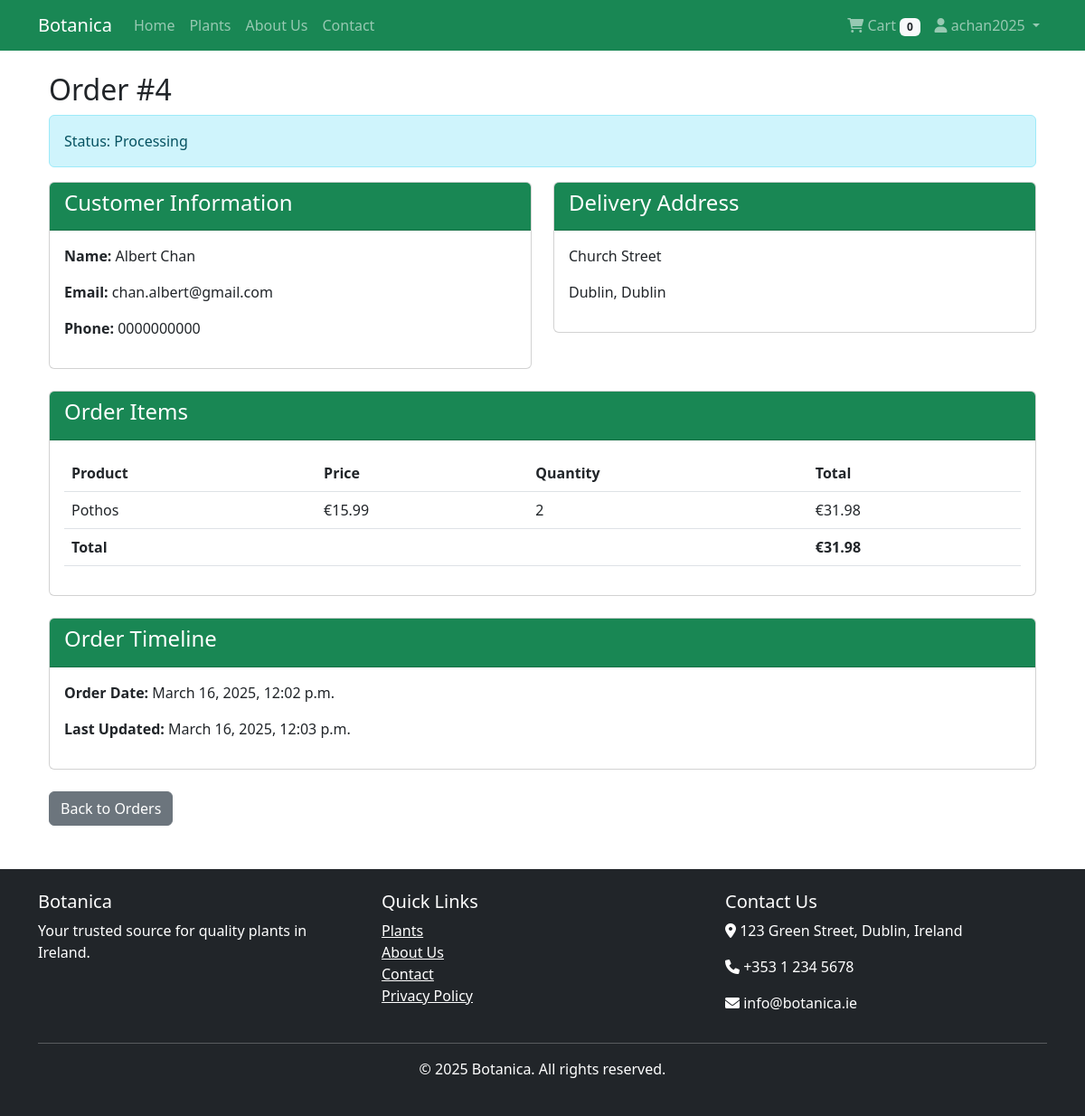
Screenshot of /orders/detail/4/ (signed in) with the database file from the repository.
### orders/models.py (models this page shows, shortened)
class Order(models.Model):
    STATUS_CHOICES = [
        ('pending', 'Pending'),
        ('processing', 'Processing'),
        ('shipped', 'Shipped'),
        ('delivered', 'Delivered'),
        ('cancelled', 'Cancelled'),
    ]
    COUNTY_CHOICES = [
        ('antrim', 'Antrim'),
        ('armagh', 'Armagh'),
        ('carlow', 'Carlow'),
        ('cavan', 'Cavan'),
        ('clare', 'Clare'),
        ('cork', 'Cork'),
        ('derry', 'Derry'),
        ('donegal', 'Donegal'),
        ('down', 'Down'),
        ('dublin', 'Dublin'),
        ('fermanagh', 'Fermanagh'),
        ('galway', 'Galway'),
        ('kerry', 'Kerry'),
        ('kildare', 'Kildare'),
        ('kilkenny', 'Kilkenny'),
        ('laois', 'Laois'),
        ('leitrim', 'Leitrim'),
        ('limerick', 'Limerick'),
        ('longford', 'Longford'),
        ('louth', 'Louth'),
        ('mayo', 'Mayo'),
        ('meath', 'Meath'),
        ('monaghan', 'Monaghan'),
        ('offaly', 'Offaly'),
        ('roscommon', 'Roscommon'),
        ('sligo', 'Sligo'),
        ('tipperary', 'Tipperary'),
        ('tyrone', 'Tyrone'),
        ('waterford', 'Waterford'),
        ('westmeath', 'Westmeath'),
        ('wexford', 'Wexford'),
        ('wicklow', 'Wicklow'),
    ]
    user = models.ForeignKey(User, on_delete=models.SET_NULL, null=True, blank=True)
    first_name = models.CharField(max_length=100)
    last_name = models.CharField(max_length=100)
    email = models.EmailField()
    phone = models.CharField(max_length=20)
    address_line1 = models.CharField(max_length=250)
    address_line2 = models.CharField(max_length=250, blank=True)
    town_or_city = models.CharField(max_length=100)
    county = models.CharField(max_length=50, choices=COUNTY_CHOICES)
    eircode = models.CharField(max_length=8, blank=True)
    created = models.DateTimeField(auto_now_add=True)
    updated = models.DateTimeField(auto_now=True)
    status = models.CharField(max_length=20, choices=STATUS_CHOICES, default='pending')
    total_price = models.DecimalField(max_digits=10, decimal_places=2)
    class Meta:
        ordering = ['-created']

class OrderItem(models.Model):
    order = models.ForeignKey(Order, related_name='items', on_delete=models.CASCADE)
    plant = models.ForeignKey(Plant, on_delete=models.CASCADE)
    price = models.DecimalField(max_digits=10, decimal_places=2)
    quantity = models.PositiveIntegerField(default=1)
    def get_total_price(self):
        return self.price * self.quantity

### products/models.py (models this page shows, shortened)
class Plant(models.Model):
    DIFFICULTY_CHOICES = (
        ('easy', 'Easy'),
        ('medium', 'Medium'),
        ('hard', 'Hard'),
    )
    name = models.CharField(max_length=100)
    category = models.ForeignKey(Category, on_delete=models.CASCADE, related_name='plants')
    price = models.DecimalField(max_digits=10, decimal_places=2)
    description = models.TextField()
    care_instructions = models.TextField(blank=True)
    difficulty = models.CharField(max_length=10, choices=DIFFICULTY_CHOICES, default='medium')
    image = models.ImageField(upload_to='plants/', blank=True)
    stock = models.PositiveIntegerField(default=0)
    available = models.BooleanField(default=True)
    created = models.DateTimeField(auto_now_add=True)
    updated = models.DateTimeField(auto_now=True)

### orders/views.py (the view)
# urls.py: path('detail/<int:order_id>/', views.order_detail, name='order_detail'),
@login_required
def order_detail(request, order_id):
    order = get_object_or_404(Order, id=order_id)
    if order.user != request.user and not request.user.is_staff:
        messages.error(request, "You don't have permission to view this order.")
        return redirect('accounts:dashboard')
    return render(request, 'orders/detail.html', {
        'order': order
    })

### cart/context_processors.py (called while the page is built)
def cart(request):
    if request.user.is_authenticated:
        cart_items = CartItem.objects.filter(user=request.user)
    else:
        session_id = request.session.session_key
        if not session_id:
            request.session.create()
            session_id = request.session.session_key
        cart_items = CartItem.objects.filter(session_id=session_id)
    total_items = sum(item.quantity for item in cart_items)
    total_price = sum(item.total_price() for item in cart_items)
    return {
        'cart_items': cart_items,
        'total_items': total_items,
        'total_price': total_price,
    }

### templates/orders/detail.html (shortened to what this page needs)
{% extends "base.html" %}
{% load static %}
{% block content %}
<div class="container">
    <h2>Order #{{ order.id }}</h2>
    <div class="alert alert-{% if order.status == 'delivered' %}success{% elif order.status == 'cancelled' %}danger{% else %}info{% endif %}">
        Status: {{ order.get_status_display }}
    </div>
    <div class="row">
        <div class="col-md-6">
            <div class="card mb-4">
                <div class="card-header bg-success text-white">
                    <h4>Customer Information</h4>
                </div>
                <div class="card-body">
                    <p><strong>Name:</strong> {{ order.first_name }} {{ order.last_name }}</p>
                    <p><strong>Email:</strong> {{ order.email }}</p>
                    <p><strong>Phone:</strong> {{ order.phone }}</p>
                </div>
            </div>
        </div>
        <div class="col-md-6">
            <div class="card mb-4">
                <div class="card-header bg-success text-white">
                    <h4>Delivery Address</h4>
                </div>
                <div class="card-body">
                    <p>{{ order.address_line1 }}</p>
                    <p>{{ order.town_or_city }}, {{ order.get_county_display }}</p>
                </div>
            </div>
        </div>
    </div>
    <div class="card mb-4">
        <div class="card-header bg-success text-white">
            <h4>Order Items</h4>
        </div>
        <div class="card-body">
            <table class="table">
                <thead>
                    <tr>
                        <th>Product</th>
                        <th>Price</th>
                        <th>Quantity</th>
                        <th>Total</th>
                    </tr>
                </thead>
                <tbody>
                    {% for item in order.items.all %}
                    <tr>
                        <td>{{ item.plant.name }}</td>
                        <td>€{{ item.price }}</td>
                        <td>{{ item.quantity }}</td>
                        <td>€{{ item.get_total_price }}</td>
                    </tr>
                    {% endfor %}
                </tbody>
                <tfoot>
                    <tr>
                        <td colspan="3"><strong>Total</strong></td>
                        <td><strong>€{{ order.total_price }}</strong></td>
                    </tr>
                </tfoot>
            </table>
        </div>
    </div>
    <div class="card mb-4">
        <div class="card-header bg-success text-white">
            <h4>Order Timeline</h4>
        </div>
        <div class="card-body">
            <p><strong>Order Date:</strong> {{ order.created|date:"F j, Y, g:i a" }}</p>
            <p><strong>Last Updated:</strong> {{ order.updated|date:"F j, Y, g:i a" }}</p>
        </div>
    </div>
    <a href="{% url 'orders:order_history' %}" class="btn btn-secondary">Back to Orders</a>
</div>
{% endblock %}

### templates/base.html (shortened to what this page needs)
<!DOCTYPE html>
<html lang="en">
<head>
    <link href="https://cdn.jsdelivr.net/npm/bootstrap@5.3.0/dist/css/bootstrap.min.css" rel="stylesheet">
    <link rel="stylesheet" href="https://cdnjs.cloudflare.com/ajax/libs/font-awesome/6.0.0/css/all.min.css">
    <link rel="stylesheet" href="https://cdn.jsdelivr.net/npm/bootstrap-icons@1.11.0/font/bootstrap-icons.css">
</head>
<body>
    <header>
        <nav class="navbar navbar-expand-lg navbar-dark bg-success">
            <div class="container">
                <a class="navbar-brand" href="/">Botanica</a>
                <div class="collapse navbar-collapse" id="navbarNav">
                    <ul class="navbar-nav me-auto">
                        <li class="nav-item">
                            <a class="nav-link" href="/">Home</a>
                        </li>
                        <li class="nav-item">
                            <a class="nav-link" href="/products/">Plants</a>
                        </li>
                        <li class="nav-item">
                            <a class="nav-link" href="/about/">About Us</a>
                        </li>
                        <li class="nav-item">
                            <a class="nav-link" href="/contact/">Contact</a>
                        </li>
                    </ul>
                    <ul class="navbar-nav ms-auto">
                        <li class="nav-item">
                            <a class="nav-link" href="/cart/">
                                <i class="fas fa-shopping-cart"></i> Cart
                                <span class="badge bg-light text-dark">{{ total_items|default:"0" }}</span>
                            </a>
                        </li>
                        {% if user.is_authenticated %}
                            <li class="nav-item dropdown">
                                <a class="nav-link dropdown-toggle" href="#" id="navbarDropdown" role="button" data-bs-toggle="dropdown">
                                    <i class="fas fa-user"></i> {{ user.username }}
                                </a>
                            </li>
                        {% endif %}
                    </ul>
                </div>
            </div>
        </nav>
    </header>
    <main class="container my-4">
        {% block content %}{% endblock %}
    </main>
    <footer class="bg-dark text-white py-4 mt-5">
        <div class="container">
            <div class="row">
                <div class="col-md-4">
                    <h5>Botanica</h5>
                    <p>Your trusted source for quality plants in Ireland.</p>
                </div>
                <div class="col-md-4">
                    <h5>Quick Links</h5>
                    <ul class="list-unstyled">
                        <li><a href="/products/" class="text-white">Plants</a></li>
                        <li><a href="/about/" class="text-white">About Us</a></li>
                        <li><a href="/contact/" class="text-white">Contact</a></li>
                        <li><a href="/privacy/" class="text-white">Privacy Policy</a></li>
                    </ul>
                </div>
                <div class="col-md-4">
                    <h5>Contact Us</h5>
                    <address>
                        <p><i class="fas fa-map-marker-alt"></i> 123 Green Street, Dublin, Ireland</p>
                        <p><i class="fas fa-phone"></i> +353 1 234 5678</p>
                        <p><i class="fas fa-envelope"></i> info@botanica.ie</p>
                    </address>
                </div>
            </div>
            <hr>
            <div class="text-center">
                <p>&copy; {% now "Y" %} Botanica. All rights reserved.</p>
            </div>
        </div>
    </footer>
</body>
</html>

### rows the page displays
Order: id "4", status "Processing", first_name "Albert", last_name "Chan", email "chan.albert@gmail.com", phone "0000000000", address_line1 "Church Street", town_or_city "Dublin", county "Dublin", total_price "31.98", created "March 16, 2025, 12:02 p.m.", updated "March 16, 2025, 12:03 p.m."
OrderItem: plant.name "Pothos", price "15.99", quantity "2", get_total_price "31.98"

### other values shown
{{ total_items|default:"0" }} "0"
{{ user.username }} "achan2025"
